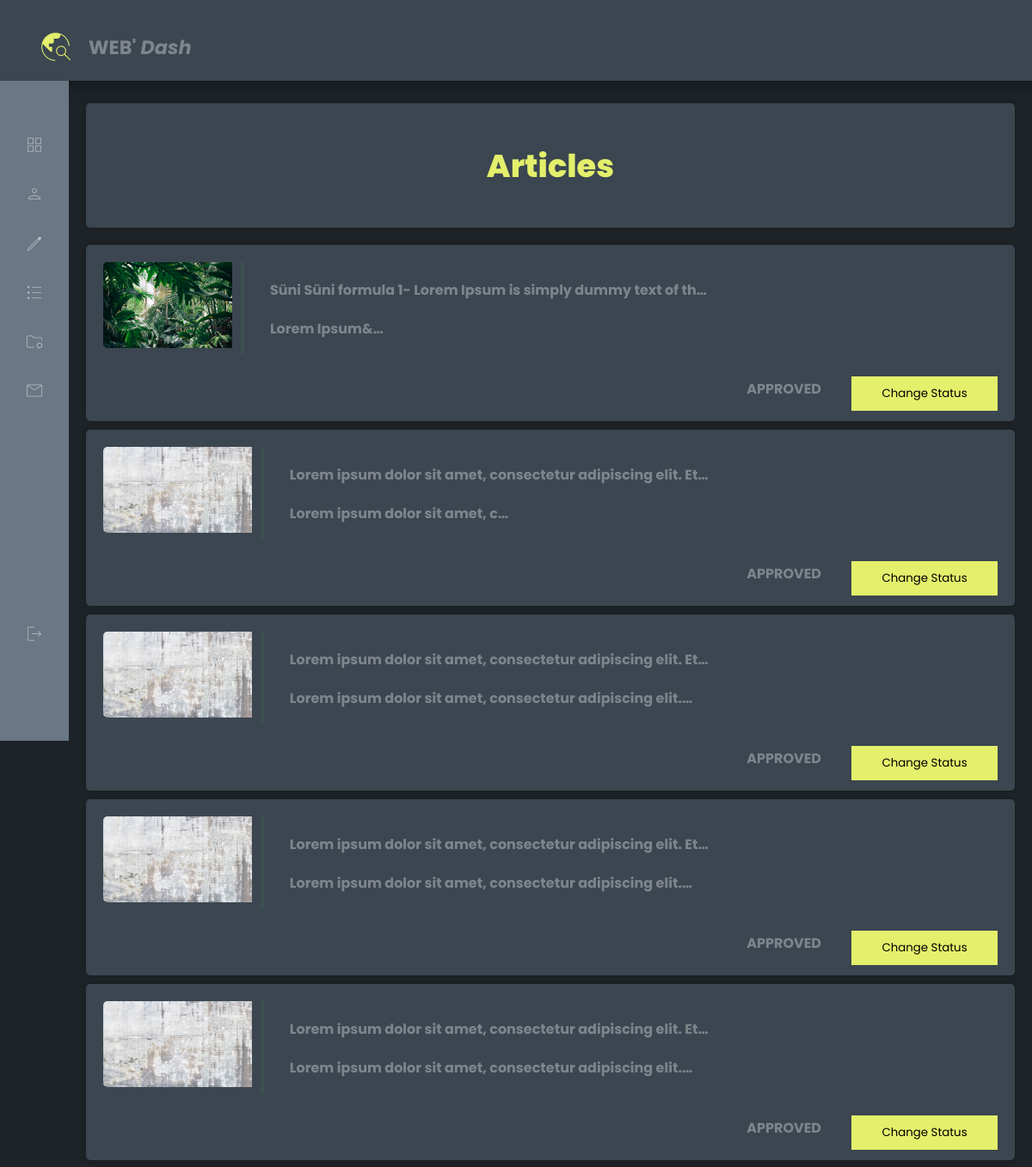
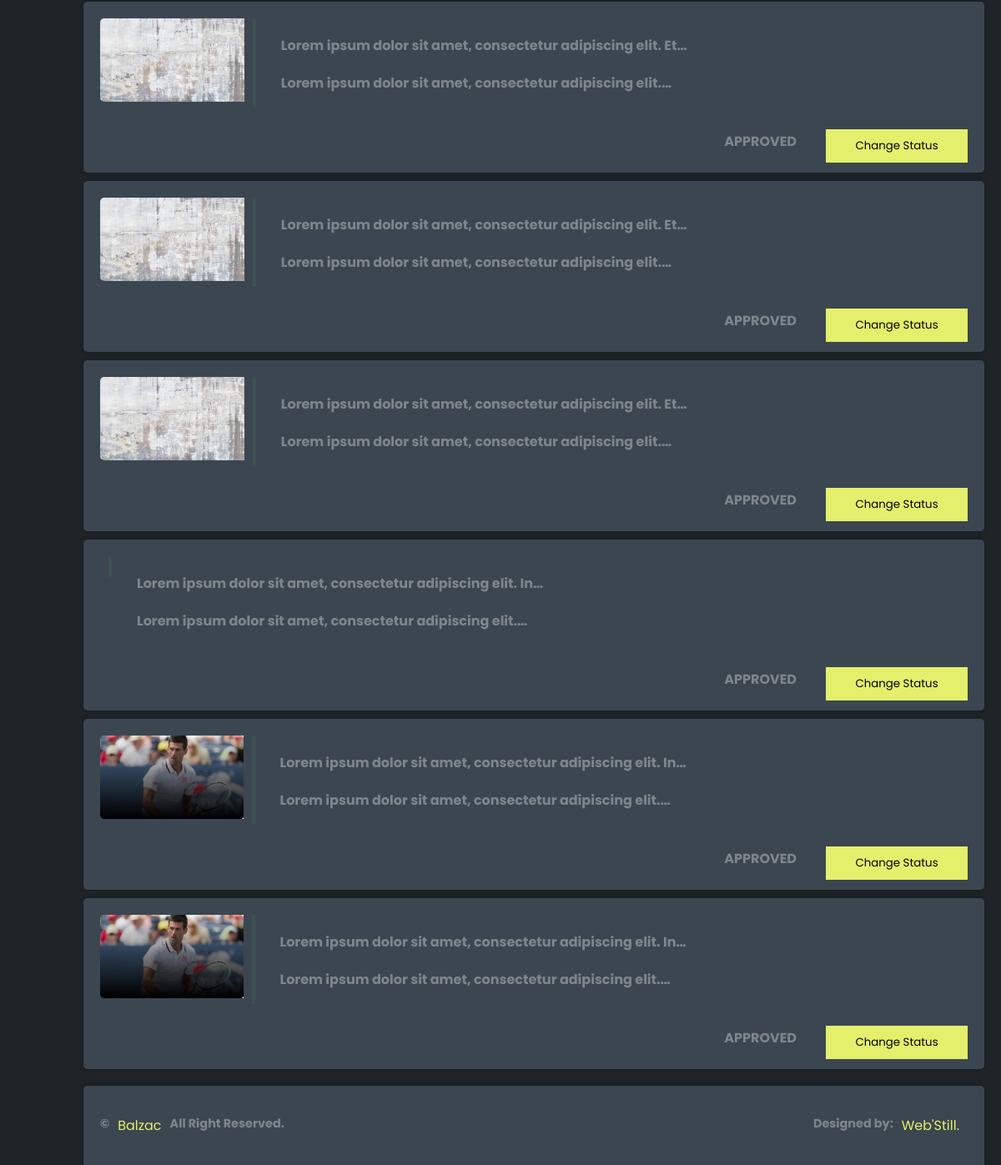
/dashboard/article/approved/ (signed in), run on the app's committed database (2 pictures, top to bottom).
### creationboard/models.py (models this page shows, shortened)
class Article(models.Model):
    user = models.ForeignKey(User, on_delete=models.CASCADE)
    title = models.CharField(max_length=200)
    created = models.DateTimeField(auto_now_add=True, null=True)
    updated = models.DateTimeField(auto_now=True, null=True)
    articletype = models.CharField(null=False, blank=False, max_length=100)
    body = RichTextUploadingField(max_length=1000000) #ez itt lehetne RichTextUploadingField is
    indeximg = models.ImageField(upload_to="images/", default="images/home9.jpg")
    category = models.CharField(max_length=100, null=False, blank=False)
    status = models.CharField(max_length=10, choices=STATUS_CHOICES, default='pending')
    class Meta:
        ordering = ['-created']

### loginsystem/decorators.py (the view)
        def wrapper_func(request, *args, **kwargs):
            group = None
            if request.user.groups.exists():
                group = request.user.groups.all()[0].name
                if group in allowed_roles:
                    return view_func(request, *args, **kwargs)
                else:
                    return HttpResponse('You are nor allowed here!')
            return view_func(request, *args, **kwargs)

### creationboard/templatetags/custom_tag.py (called while the page is built)
@register.filter
def is_admin(user):
    return user.groups.filter(name='admin').exists()

### dashboard/views.py (called while the page is built)
@login_required(login_url='login')
@allowed_users(allowed_roles=['admin'])
def ArticleApproved(request):
    articles = Article.objects.filter(status='approved')
    context = {'articles': articles}
    return render(request, 'dash/article-pending.html', context)

### templates/dash/article-pending.html (shortened to what this page needs)
{% load static %}
<!DOCTYPE html>
<html>
<head>
    <link rel="stylesheet" type="text/css" href="{% static 'dash/style.css' %}">
    <link rel="stylesheet" type="text/css" href="{% static 'dash/style1.css' %}">
</head>
<body>
    {% include 'dash/navbartop.html' %}
<div class="grid">
{% include 'dash/navbarside.html' %}
        <main class="main">
            <div class="row">
                <div class="card-03" style="padding: 20px;">
                    <h1 align="center"><a href="">Articles</a></h1>
                </div>
            </div>
                {% for article in articles %}
                <div class="card-03" style="padding: 20px;">
                        <div class="article-with-pic-1">
                            <a href="{% url 'cas' article.id %}">
                            <div class="article-pic">
                                <img style="height: 100px" src="{{ article.indeximg.url }}" alt="" />
                            </div>
                            <div class="pic-with-articles">
                                <a href="{% url 'cas' article.id %}">
                                    <h5>{{ article.title|truncatechars:60 }}</h5>
                                    <h5>{{ article.body|truncatechars:60|safe }}</h5>
                                </a>
                            </div>
                            </a>
                        </div>
                        <a href=""> <div align="right" class="flex-row"><h5>{{article.status}}</h5> <button class="check-member-btn" style="color: black; background: #E4EF6C;" href="/">Change Status</button></div></a>
                </div>
                {% endfor %}
            {% include 'dash/footer.html' %}
        </main>
    </div>
    </body>
</html>

### static/dash/style.css (style rules this page uses)
:root { --primary: #E4EF6C; --secondary: #3b4650; --light: #93926c; --dark: #1d2327; --white: #fff; --hover: #c9d35e; --card-radius: 5px; --border-radius: 3px; --muted: rgba(0, 0, 0, .3); }
* { font-family: 'Poppins', sans-serif; }
html { background: var(--dark); }
body { padding: 0; margin: 0; position: relative; }
.grid { display: flex; min-height: 100vh; }
a { color: var(--primary); text-decoration:none; cursor: pointer; }
h1 { font-weight: 800; font-size: 2.3rem; cursor: pointer; }
h5 { font-size: 1rem; color: var(--primary); filter: grayscale(100%) opacity(0.4); transition: 0.5s; margin: 20px; cursor: pointer; }
.row { width: 100%; display: flex; justify-content: center; flex-wrap: wrap; }
.card-03 { background: var(--secondary); position: relative; flex: 1; margin: 10px; border-radius: var(--card-radius); box-shadow: 0 0 5px rgba(0, 0, 0, .2); }
.main { margin: 110px 10px 0 10px; flex-direction: column; width: 100%; padding-left: 80px; }
a { cursor: pointer; }

### static/dash/style1.css (style rules this page uses)
:root { --text-color-greany: #3c5150; }
.article-with-pic-1 { display: flex; flex-direction: row; align-items: top; padding-bottom: 20px; }
.article-pic { border-right: 4px solid var(--text-color-greany); border-top-left-radius: 5px; border-bottom-left-radius: 5px; }
.article-pic img { max-height: 125px; padding-right: 10px; border-radius: 5px; transition: 0.5s; }
.pic-with-articles { padding-left: 10px; }
.check-member-btn { background: red; border-radius: var(--input-border-radius); color: var(--bg-dark); border: 0; transition: 0.5s; padding: 10px; margin: 0; margin-bottom: -10px; cursor: pointer; max-width: 180px; min-width: 170px; }
.flex-row { display: flex; flex-direction: row; align-items: center; justify-content: right; }
.flex-row h5 { text-transform: uppercase; text-decoration: none; margin: 5px; padding-right: 30px; }

### data on the page
Article: indeximg (picture), title "Süni Süni formula 1- Lorem Ipsum is simply dummy text of th…", body "Lorem Ipsum &…", status "APPROVED"
Article: indeximg (picture), title "Lorem ipsum dolor sit amet, consectetur adipiscing elit. Et…", body "Lorem ipsum dolor sit amet, c…", status "APPROVED"
Article: indeximg (picture), title "Lorem ipsum dolor sit amet, consectetur adipiscing elit. Et…", body "Lorem ipsum dolor sit amet, consectetur adipiscing elit.…", status "APPROVED"
Article: indeximg (picture), title "Lorem ipsum dolor sit amet, consectetur adipiscing elit. Et…", body "Lorem ipsum dolor sit amet, consectetur adipiscing elit.…", status "APPROVED"
Article: indeximg (picture), title "Lorem ipsum dolor sit amet, consectetur adipiscing elit. Et…", body "Lorem ipsum dolor sit amet, consectetur adipiscing elit.…", status "APPROVED"
Article: indeximg (picture), title "Lorem ipsum dolor sit amet, consectetur adipiscing elit. Et…", body "Lorem ipsum dolor sit amet, consectetur adipiscing elit.…", status "APPROVED"
Article: indeximg (picture), title "Lorem ipsum dolor sit amet, consectetur adipiscing elit. Et…", body "Lorem ipsum dolor sit amet, consectetur adipiscing elit.…", status "APPROVED"
Article: indeximg (picture), title "Lorem ipsum dolor sit amet, consectetur adipiscing elit. Et…", body "Lorem ipsum dolor sit amet, consectetur adipiscing elit.…", status "APPROVED"
Article: title "Lorem ipsum dolor sit amet, consectetur adipiscing elit. In…", body "Lorem ipsum dolor sit amet, consectetur adipiscing elit.…", status "APPROVED"
Article: indeximg (picture), title "Lorem ipsum dolor sit amet, consectetur adipiscing elit. In…", body "Lorem ipsum dolor sit amet, consectetur adipiscing elit.…", status "APPROVED"
Article: indeximg (picture), title "Lorem ipsum dolor sit amet, consectetur adipiscing elit. In…", body "Lorem ipsum dolor sit amet, consectetur adipiscing elit.…", status "APPROVED"
